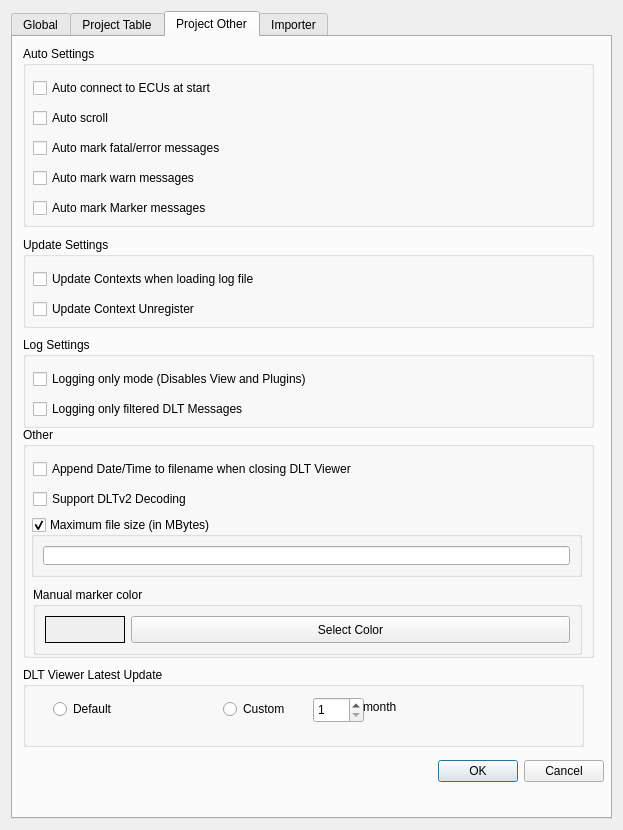
<?xml version="1.0" encoding="UTF-8"?>
<ui version="4.0">
 <class>SettingsDialog</class>
 <widget class="QDialog" name="SettingsDialog">
  <property name="geometry">
   <rect>
    <x>0</x>
    <y>0</y>
    <width>623</width>
    <height>830</height>
   </rect>
  </property>
  <property name="windowTitle">
   <string>Settings</string>
  </property>
  <property name="windowIcon">
   <iconset resource="resources/resource.qrc">
    <normaloff>:/toolbar/png/preferences-desktop.png</normaloff>:/toolbar/png/preferences-desktop.png</iconset>
  </property>
  <layout class="QGridLayout" name="gridLayout_2">
   <item row="2" column="0">
    <widget class="QTabWidget" name="tabWidget">
     <property name="currentIndex">
      <number>2</number>
     </property>
     <widget class="QWidget" name="tab_1">
      <attribute name="title">
       <string>Global</string>
      </attribute>
      <layout class="QGridLayout" name="gridLayout">
       <item row="5" column="0">
        <widget class="QCheckBox" name="checkBoxDefaultFilterPath">
         <property name="toolTip">
          <string>&lt;html&gt;&lt;head/&gt;&lt;body&gt;&lt;p&gt;Quick select you filters in filter tab ( &amp;lt;No filter selected &amp;gt;  ) when placed in the given directory.&lt;/p&gt;&lt;/body&gt;&lt;/html&gt;</string>
         </property>
         <property name="text">
          <string>Default Filter Path</string>
         </property>
        </widget>
       </item>
       <item row="3" column="0">
        <widget class="QCheckBox" name="checkBoxPluginsPath">
         <property name="toolTip">
          <string>&lt;html&gt;&lt;head/&gt;&lt;body&gt;&lt;p&gt;Use a custom path where the used plugins are placed.&lt;/p&gt;&lt;/body&gt;&lt;/html&gt;</string>
         </property>
         <property name="text">
          <string>Plugins Path</string>
         </property>
        </widget>
       </item>
       <item row="1" column="1" colspan="3">
        <widget class="QLineEdit" name="lineEditDefaultLogFile"/>
       </item>
       <item row="5" column="4">
        <widget class="QPushButton" name="toolButtonDefaultFilterPath">
         <property name="sizePolicy">
          <sizepolicy hsizetype="Fixed" vsizetype="Fixed">
           <horstretch>0</horstretch>
           <verstretch>0</verstretch>
          </sizepolicy>
         </property>
         <property name="maximumSize">
          <size>
           <width>24</width>
           <height>16777215</height>
          </size>
         </property>
         <property name="text">
          <string>...</string>
         </property>
        </widget>
       </item>
       <item row="1" column="0">
        <widget class="QCheckBox" name="checkBoxDefaultLogFile">
         <property name="text">
          <string>Default Log File</string>
         </property>
        </widget>
       </item>
       <item row="6" column="0">
        <widget class="QCheckBox" name="checkBoxFilterCache">
         <property name="text">
          <string>Index Cache</string>
         </property>
        </widget>
       </item>
       <item row="2" column="1" colspan="3">
        <widget class="QLineEdit" name="lineEditDefaultProjectFile"/>
       </item>
       <item row="3" column="4">
        <widget class="QPushButton" name="tooButtonPluginsPath">
         <property name="sizePolicy">
          <sizepolicy hsizetype="Fixed" vsizetype="Fixed">
           <horstretch>0</horstretch>
           <verstretch>0</verstretch>
          </sizepolicy>
         </property>
         <property name="minimumSize">
          <size>
           <width>0</width>
           <height>0</height>
          </size>
         </property>
         <property name="maximumSize">
          <size>
           <width>24</width>
           <height>16777215</height>
          </size>
         </property>
         <property name="focusPolicy">
          <enum>Qt::FocusPolicy::TabFocus</enum>
         </property>
         <property name="text">
          <string>...</string>
         </property>
        </widget>
       </item>
       <item row="3" column="1" colspan="3">
        <widget class="QLineEdit" name="lineEditPluginsPath"/>
       </item>
       <item row="4" column="4">
        <widget class="QPushButton" name="toolButtonPluginsAutoload">
         <property name="sizePolicy">
          <sizepolicy hsizetype="Fixed" vsizetype="Fixed">
           <horstretch>0</horstretch>
           <verstretch>0</verstretch>
          </sizepolicy>
         </property>
         <property name="maximumSize">
          <size>
           <width>24</width>
           <height>16777215</height>
          </size>
         </property>
         <property name="text">
          <string>...</string>
         </property>
        </widget>
       </item>
       <item row="10" column="0">
        <spacer name="verticalSpacer">
         <property name="orientation">
          <enum>Qt::Orientation::Vertical</enum>
         </property>
         <property name="sizeHint" stdset="0">
          <size>
           <width>20</width>
           <height>40</height>
          </size>
         </property>
        </spacer>
       </item>
       <item row="8" column="0" colspan="4">
        <widget class="QGroupBox" name="groupBox_ThemeSettings">
         <property name="title">
          <string>Theme Settings</string>
         </property>
         <layout class="QGridLayout" name="gridLayout_81" columnminimumwidth="0,0,0,0,0">
          <property name="sizeConstraint">
           <enum>QLayout::SizeConstraint::SetDefaultConstraint</enum>
          </property>
          <item row="0" column="0">
           <widget class="QLabel" name="label">
            <property name="text">
             <string>Choose your colour</string>
            </property>
           </widget>
          </item>
          <item row="0" column="3">
           <spacer name="horizontalSpacer_3">
            <property name="orientation">
             <enum>Qt::Orientation::Horizontal</enum>
            </property>
            <property name="sizeHint" stdset="0">
             <size>
              <width>40</width>
              <height>20</height>
             </size>
            </property>
           </spacer>
          </item>
          <item row="0" column="4">
           <widget class="QComboBox" name="comboBoxTheme">
            <property name="sizeAdjustPolicy">
             <enum>QComboBox::SizeAdjustPolicy::AdjustToMinimumContentsLengthWithIcon</enum>
            </property>
            <property name="minimumContentsLength">
             <number>10</number>
            </property>
            <item>
             <property name="text">
              <string>System Default</string>
             </property>
            </item>
            <item>
             <property name="text">
              <string>Light</string>
             </property>
            </item>
            <item>
             <property name="text">
              <string>Dark</string>
             </property>
            </item>
           </widget>
          </item>
         </layout>
        </widget>
       </item>
       <item row="1" column="4">
        <widget class="QToolButton" name="toolButtonDefaultLogFile">
         <property name="maximumSize">
          <size>
           <width>24</width>
           <height>16777215</height>
          </size>
         </property>
         <property name="text">
          <string>...</string>
         </property>
        </widget>
       </item>
       <item row="7" column="0" colspan="4">
        <widget class="QGroupBox" name="groupBox_3">
         <property name="title">
          <string>Performance Settings</string>
         </property>
         <layout class="QGridLayout" name="gridLayout_8">
          <item row="0" column="0">
           <widget class="QCheckBox" name="checkBoxStartUpMinimized">
            <property name="text">
             <string>Start Up Minimized</string>
            </property>
           </widget>
          </item>
          <item row="1" column="2">
           <widget class="QSpinBox" name="spinBoxFrequency"/>
          </item>
          <item row="1" column="0">
           <widget class="QLabel" name="labelRefreshFrequency">
            <property name="frameShape">
             <enum>QFrame::Shape::NoFrame</enum>
            </property>
            <property name="text">
             <string>Refresh Frequency</string>
            </property>
           </widget>
          </item>
          <item row="1" column="1">
           <spacer name="horizontalSpacer">
            <property name="orientation">
             <enum>Qt::Orientation::Horizontal</enum>
            </property>
            <property name="sizeHint" stdset="0">
             <size>
              <width>40</width>
              <height>20</height>
             </size>
            </property>
           </spacer>
          </item>
         </layout>
        </widget>
       </item>
       <item row="4" column="1" colspan="3">
        <widget class="QLineEdit" name="lineEditPluginsAutoload"/>
       </item>
       <item row="4" column="0">
        <widget class="QCheckBox" name="checkBoxPluginsAutoload">
         <property name="toolTip">
          <string>&lt;html&gt;&lt;head/&gt;&lt;body&gt;&lt;p&gt;Enable plugins autoload mechanism:  every activated plugin tries to load its optional config file from the path containing &amp;lt;plugin name&amp;gt;&amp;lt;SW version&amp;gt;&lt;/p&gt;&lt;/body&gt;&lt;/html&gt;</string>
         </property>
         <property name="text">
          <string>Plugins Autoload</string>
         </property>
        </widget>
       </item>
       <item row="0" column="0" colspan="5">
        <widget class="QGroupBox" name="gbTempDir">
         <property name="title">
          <string>Temporary File Behaviour</string>
         </property>
         <layout class="QGridLayout" name="gridLayout_5">
          <item row="3" column="0" colspan="2">
           <widget class="QCheckBox" name="checkBoxSaveOnClear">
            <property name="text">
             <string>Keep temporary file on clear</string>
            </property>
            <property name="checked">
             <bool>true</bool>
            </property>
           </widget>
          </item>
          <item row="1" column="0">
           <widget class="QRadioButton" name="radioButtonSelectTemp">
            <property name="text">
             <string>Select:</string>
            </property>
           </widget>
          </item>
          <item row="1" column="3">
           <widget class="QToolButton" name="toolButtonTempPath">
            <property name="text">
             <string>...</string>
            </property>
           </widget>
          </item>
          <item row="0" column="1">
           <widget class="QLineEdit" name="lineEditSystemTemp">
            <property name="readOnly">
             <bool>true</bool>
            </property>
           </widget>
          </item>
          <item row="2" column="0" colspan="2">
           <widget class="QCheckBox" name="checkBoxCloseWithoutAsking">
            <property name="sizePolicy">
             <sizepolicy hsizetype="Minimum" vsizetype="Fixed">
              <horstretch>0</horstretch>
              <verstretch>0</verstretch>
             </sizepolicy>
            </property>
            <property name="text">
             <string>Do not ask to save temporary file on exit</string>
            </property>
           </widget>
          </item>
          <item row="1" column="1">
           <widget class="QLineEdit" name="lineEditOwnTemp"/>
          </item>
          <item row="0" column="0">
           <widget class="QRadioButton" name="radioButtonUseTemp">
            <property name="text">
             <string>Use %TEMP%</string>
            </property>
            <property name="checked">
             <bool>true</bool>
            </property>
           </widget>
          </item>
          <item row="4" column="0">
           <widget class="QCheckBox" name="checkBoxSaveOnExit">
            <property name="text">
             <string>Keep temporary file on exit</string>
            </property>
            <property name="checked">
             <bool>true</bool>
            </property>
           </widget>
          </item>
         </layout>
        </widget>
       </item>
       <item row="5" column="1" colspan="3">
        <widget class="QLineEdit" name="lineEditDefaultFilterPath"/>
       </item>
       <item row="2" column="0">
        <widget class="QCheckBox" name="checkBoxDefaultProjectFile">
         <property name="toolTip">
          <string>&lt;html&gt;&lt;head/&gt;&lt;body&gt;&lt;p&gt;Use the given project at start up&lt;/p&gt;&lt;/body&gt;&lt;/html&gt;</string>
         </property>
         <property name="text">
          <string>Default Project</string>
         </property>
        </widget>
       </item>
       <item row="2" column="4">
        <widget class="QToolButton" name="toolButtonDefaultProjectFile">
         <property name="enabled">
          <bool>true</bool>
         </property>
         <property name="maximumSize">
          <size>
           <width>24</width>
           <height>16777215</height>
          </size>
         </property>
         <property name="text">
          <string>...</string>
         </property>
        </widget>
       </item>
       <item row="9" column="0">
        <widget class="QLabel" name="label_2">
         <property name="text">
          <string>DLT Msg Cache size:</string>
         </property>
        </widget>
       </item>
       <item row="9" column="1">
        <widget class="QLineEdit" name="lineEditMsgCacheSize"/>
       </item>
      </layout>
     </widget>
     <widget class="QWidget" name="tab_3">
      <attribute name="title">
       <string>Project Table</string>
      </attribute>
      <layout class="QGridLayout" name="gridLayout_6">
       <item row="0" column="0">
        <widget class="QGroupBox" name="groupBox">
         <property name="title">
          <string>Table</string>
         </property>
         <layout class="QGridLayout" name="gridLayout_7">
          <item row="7" column="0">
           <widget class="QGroupBox" name="groupBoxAutomaticTimeSettings">
            <property name="title">
             <string>Set time column automatic to local recording time</string>
            </property>
            <property name="checkable">
             <bool>true</bool>
            </property>
            <layout class="QGridLayout" name="gridLayout_9">
             <item row="1" column="0">
              <widget class="QLabel" name="labelTimezone">
               <property name="text">
                <string>Time zone</string>
               </property>
              </widget>
             </item>
             <item row="0" column="0" colspan="3">
              <widget class="QCheckBox" name="checkBoxAutomaticTimezone">
               <property name="text">
                <string>Automatically update timezone  from DLT</string>
               </property>
              </widget>
             </item>
             <item row="1" column="1">
              <widget class="QComboBox" name="comboBoxUTCOffset"/>
             </item>
             <item row="1" column="2">
              <widget class="QCheckBox" name="checkBoxDST">
               <property name="text">
                <string>Daylight Saving Time</string>
               </property>
              </widget>
             </item>
            </layout>
           </widget>
          </item>
          <item row="5" column="0">
           <widget class="QGroupBox" name="groupBoxSessionId">
            <property name="title">
             <string>Show Session/Process Id</string>
            </property>
            <property name="checkable">
             <bool>true</bool>
            </property>
            <layout class="QHBoxLayout" name="horizontalLayout_2">
             <item>
              <widget class="QRadioButton" name="radioButtonSessionId">
               <property name="text">
                <string>Session Id</string>
               </property>
               <property name="checked">
                <bool>true</bool>
               </property>
              </widget>
             </item>
             <item>
              <widget class="QRadioButton" name="radioButtonSessionName">
               <property name="text">
                <string>Session Name</string>
               </property>
              </widget>
             </item>
            </layout>
           </widget>
          </item>
          <item row="4" column="0">
           <widget class="QGroupBox" name="groupBoxConId">
            <property name="title">
             <string>Show Context</string>
            </property>
            <property name="checkable">
             <bool>true</bool>
            </property>
            <layout class="QHBoxLayout" name="horizontalLayout_3">
             <item>
              <widget class="QRadioButton" name="radioButtonConId">
               <property name="text">
                <string>Con Id</string>
               </property>
               <property name="checked">
                <bool>true</bool>
               </property>
              </widget>
             </item>
             <item>
              <widget class="QRadioButton" name="radioButtonConIdDesc">
               <property name="text">
                <string>Con Id Description</string>
               </property>
               <property name="checked">
                <bool>false</bool>
               </property>
              </widget>
             </item>
            </layout>
           </widget>
          </item>
          <item row="3" column="0">
           <widget class="QGroupBox" name="groupBoxAppId">
            <property name="autoFillBackground">
             <bool>false</bool>
            </property>
            <property name="styleSheet">
             <string notr="true"/>
            </property>
            <property name="title">
             <string>Show Application</string>
            </property>
            <property name="flat">
             <bool>false</bool>
            </property>
            <property name="checkable">
             <bool>true</bool>
            </property>
            <layout class="QHBoxLayout" name="horizontalLayout">
             <item>
              <widget class="QRadioButton" name="radioButtonAppId">
               <property name="text">
                <string>App Id</string>
               </property>
               <property name="checked">
                <bool>true</bool>
               </property>
              </widget>
             </item>
             <item>
              <widget class="QRadioButton" name="radioButtonAppIdDesc">
               <property name="text">
                <string>App Id Description</string>
               </property>
               <property name="checked">
                <bool>false</bool>
               </property>
              </widget>
             </item>
            </layout>
           </widget>
          </item>
          <item row="2" column="0">
           <widget class="QGroupBox" name="groupBoxArguments">
            <property name="minimumSize">
             <size>
              <width>0</width>
              <height>53</height>
             </size>
            </property>
            <property name="title">
             <string>Show Argument Columns</string>
            </property>
            <property name="checkable">
             <bool>true</bool>
            </property>
            <layout class="QGridLayout" name="gridLayout_11">
             <property name="topMargin">
              <number>4</number>
             </property>
             <property name="bottomMargin">
              <number>4</number>
             </property>
             <item row="0" column="0">
              <widget class="QLabel" name="label_Columns">
               <property name="text">
                <string>Columns</string>
               </property>
              </widget>
             </item>
             <item row="0" column="1">
              <widget class="QSpinBox" name="spinBox_showArguments">
               <property name="maximum">
                <number>15</number>
               </property>
               <property name="value">
                <number>5</number>
               </property>
              </widget>
             </item>
             <item row="0" column="2">
              <spacer name="horizontalSpacer_2">
               <property name="orientation">
                <enum>Qt::Orientation::Horizontal</enum>
               </property>
               <property name="sizeHint" stdset="0">
                <size>
                 <width>40</width>
                 <height>20</height>
                </size>
               </property>
              </spacer>
             </item>
            </layout>
           </widget>
          </item>
          <item row="1" column="0">
           <layout class="QGridLayout" name="gridLayout_3">
            <item row="6" column="2">
             <widget class="QCheckBox" name="checkBoxMode">
              <property name="text">
               <string>Show Mode</string>
              </property>
              <property name="checked">
               <bool>true</bool>
              </property>
             </widget>
            </item>
            <item row="5" column="0">
             <widget class="QCheckBox" name="checkBoxIndex">
              <property name="text">
               <string>Show Index</string>
              </property>
              <property name="checked">
               <bool>true</bool>
              </property>
             </widget>
            </item>
            <item row="3" column="2">
             <widget class="QLabel" name="labelFont">
              <property name="text">
               <string>Font</string>
              </property>
             </widget>
            </item>
            <item row="5" column="1">
             <widget class="QCheckBox" name="checkBoxEcuid">
              <property name="text">
               <string>Show Ecu Id</string>
              </property>
              <property name="checked">
               <bool>true</bool>
              </property>
             </widget>
            </item>
            <item row="6" column="1">
             <widget class="QCheckBox" name="checkBoxTimestamp">
              <property name="text">
               <string>Show Timestamp</string>
              </property>
              <property name="checked">
               <bool>true</bool>
              </property>
             </widget>
            </item>
            <item row="4" column="0">
             <widget class="QLabel" name="labelShowColumn">
              <property name="text">
               <string>Select the columns to show in the viewer:</string>
              </property>
             </widget>
            </item>
            <item row="3" column="0">
             <widget class="QLabel" name="label_3">
              <property name="text">
               <string>Table font (default Segoe UI,8):</string>
              </property>
             </widget>
            </item>
            <item row="6" column="0">
             <widget class="QCheckBox" name="checkBoxTime">
              <property name="text">
               <string>Show Time</string>
              </property>
              <property name="checked">
               <bool>true</bool>
              </property>
             </widget>
            </item>
            <item row="2" column="2">
             <widget class="QSpinBox" name="spinBoxSectionSize">
              <property name="toolTip">
               <string>Range between 1 and 40</string>
              </property>
              <property name="minimum">
               <number>1</number>
              </property>
              <property name="maximum">
               <number>40</number>
              </property>
              <property name="singleStep">
               <number>1</number>
              </property>
              <property name="value">
               <number>16</number>
              </property>
             </widget>
            </item>
            <item row="7" column="1">
             <widget class="QCheckBox" name="checkBoxType">
              <property name="text">
               <string>Show Type</string>
              </property>
              <property name="checked">
               <bool>true</bool>
              </property>
             </widget>
            </item>
            <item row="8" column="0">
             <widget class="QCheckBox" name="checkBoxNoar">
              <property name="text">
               <string>Show #Arguments</string>
              </property>
              <property name="checked">
               <bool>true</bool>
              </property>
             </widget>
            </item>
            <item row="3" column="1">
             <widget class="QPushButton" name="pushButtonSelectFont">
              <property name="text">
               <string>Select</string>
              </property>
             </widget>
            </item>
            <item row="2" column="0">
             <widget class="QLabel" name="labelSpacer">
              <property name="text">
               <string>Table section height (default 16):</string>
              </property>
             </widget>
            </item>
            <item row="5" column="2">
             <widget class="QCheckBox" name="checkBoxSubtype">
              <property name="text">
               <string>Show Subtype</string>
              </property>
              <property name="checked">
               <bool>true</bool>
              </property>
             </widget>
            </item>
            <item row="7" column="0">
             <widget class="QCheckBox" name="checkBoxCount">
              <property name="text">
               <string>Show Count</string>
              </property>
              <property name="checked">
               <bool>true</bool>
              </property>
             </widget>
            </item>
            <item row="7" column="2">
             <widget class="QCheckBox" name="checkBoxPayload">
              <property name="text">
               <string>Show Payload</string>
              </property>
              <property name="checked">
               <bool>true</bool>
              </property>
             </widget>
            </item>
           </layout>
          </item>
          <item row="6" column="0">
           <widget class="QGroupBox" name="groupBoxMessageId">
            <property name="sizePolicy">
             <sizepolicy hsizetype="Preferred" vsizetype="Minimum">
              <horstretch>0</horstretch>
              <verstretch>0</verstretch>
             </sizepolicy>
            </property>
            <property name="minimumSize">
             <size>
              <width>0</width>
              <height>50</height>
             </size>
            </property>
            <property name="title">
             <string>Show Message Id (Non-Verbose)</string>
            </property>
            <property name="checkable">
             <bool>true</bool>
            </property>
            <widget class="QComboBox" name="comboBox_MessageIdFormat">
             <property name="geometry">
              <rect>
               <x>220</x>
               <y>20</y>
               <width>261</width>
               <height>21</height>
              </rect>
             </property>
             <property name="editable">
              <bool>true</bool>
             </property>
             <property name="currentText">
              <string>%08u</string>
             </property>
             <property name="maxCount">
              <number>30</number>
             </property>
            </widget>
            <widget class="QLabel" name="label_MessageIdFormat">
             <property name="geometry">
              <rect>
               <x>10</x>
               <y>20</y>
               <width>91</width>
               <height>16</height>
              </rect>
             </property>
             <property name="text">
              <string>Message Id Format</string>
             </property>
            </widget>
           </widget>
          </item>
         </layout>
        </widget>
       </item>
       <item row="1" column="0">
        <spacer name="verticalSpacer_2">
         <property name="orientation">
          <enum>Qt::Orientation::Vertical</enum>
         </property>
         <property name="sizeHint" stdset="0">
          <size>
           <width>20</width>
           <height>40</height>
          </size>
         </property>
        </spacer>
       </item>
      </layout>
     </widget>
     <widget class="QWidget" name="tab">
      <attribute name="title">
       <string>Project Other</string>
      </attribute>
      <widget class="QGroupBox" name="groupBox_autoSettings">
       <property name="geometry">
        <rect>
         <x>10</x>
         <y>9</y>
         <width>571</width>
         <height>181</height>
        </rect>
       </property>
       <property name="title">
        <string>Auto Settings</string>
       </property>
       <widget class="QCheckBox" name="checkBoxAutoConnect">
        <property name="geometry">
         <rect>
          <x>10</x>
          <y>30</y>
          <width>549</width>
          <height>24</height>
         </rect>
        </property>
        <property name="toolTip">
         <string>&lt;html&gt;&lt;head/&gt;&lt;body&gt;&lt;p&gt;If this chechbox is enabled the last ECU connected is tried to be connected automatically.&lt;/p&gt;&lt;/body&gt;&lt;/html&gt;</string>
        </property>
        <property name="text">
         <string>Auto connect to ECUs at start</string>
        </property>
       </widget>
       <widget class="QCheckBox" name="checkBoxAutoScroll">
        <property name="geometry">
         <rect>
          <x>10</x>
          <y>60</y>
          <width>549</width>
          <height>24</height>
         </rect>
        </property>
        <property name="text">
         <string>Auto scroll</string>
        </property>
       </widget>
       <widget class="QCheckBox" name="checkBoxAutoMarkFatalError">
        <property name="geometry">
         <rect>
          <x>10</x>
          <y>90</y>
          <width>549</width>
          <height>24</height>
         </rect>
        </property>
        <property name="toolTip">
         <string>&lt;html&gt;&lt;head/&gt;&lt;body&gt;&lt;p&gt;Automatically mark all messages of subtype ( loglevel ) &amp;quot;fatal&amp;quot; and &amp;quot;error&amp;quot; with red color&lt;/p&gt;&lt;/body&gt;&lt;/html&gt;</string>
        </property>
        <property name="text">
         <string>Auto mark fatal/error messages</string>
        </property>
       </widget>
       <widget class="QCheckBox" name="checkBoxAutoMarkWarn">
        <property name="geometry">
         <rect>
          <x>10</x>
          <y>120</y>
          <width>549</width>
          <height>24</height>
         </rect>
        </property>
        <property name="text">
         <string>Auto mark warn messages</string>
        </property>
       </widget>
       <widget class="QCheckBox" name="checkBoxAutoMarkMarker">
        <property name="geometry">
         <rect>
          <x>10</x>
          <y>150</y>
          <width>549</width>
          <height>24</height>
         </rect>
        </property>
        <property name="text">
         <string>Auto mark Marker messages</string>
        </property>
       </widget>
      </widget>
      <widget class="QGroupBox" name="groupBox_updateSettings">
       <property name="geometry">
        <rect>
         <x>10</x>
         <y>200</y>
         <width>571</width>
         <height>91</height>
        </rect>
       </property>
       <property name="title">
        <string>Update Settings</string>
       </property>
       <widget class="QCheckBox" name="checkBoxUpdateContextLoadingFile">
        <property name="geometry">
         <rect>
          <x>10</x>
          <y>30</y>
          <width>549</width>
          <height>24</height>
         </rect>
        </property>
        <property name="text">
         <string>Update Contexts when loading log file</string>
        </property>
       </widget>
       <widget class="QCheckBox" name="checkBoxUpdateContextUnregister">
        <property name="geometry">
         <rect>
          <x>10</x>
          <y>60</y>
          <width>549</width>
          <height>24</height>
         </rect>
        </property>
        <property name="text">
         <string>Update Context Unregister</string>
        </property>
       </widget>
      </widget>
      <widget class="QGroupBox" name="groupBox_logSettings">
       <property name="geometry">
        <rect>
         <x>10</x>
         <y>300</y>
         <width>571</width>
         <height>91</height>
        </rect>
       </property>
       <property name="title">
        <string>Log Settings</string>
       </property>
       <widget class="QCheckBox" name="checkBoxLoggingOnlyMode">
        <property name="geometry">
         <rect>
          <x>10</x>
          <y>30</y>
          <width>549</width>
          <height>24</height>
         </rect>
        </property>
        <property name="text">
         <string>Logging only mode (Disables View and Plugins)</string>
        </property>
       </widget>
       <widget class="QCheckBox" name="checkBoxLoggingOnlyFilteredMessages">
        <property name="geometry">
         <rect>
          <x>10</x>
          <y>60</y>
          <width>549</width>
          <height>24</height>
         </rect>
        </property>
        <property name="text">
         <string>Logging only filtered DLT Messages</string>
        </property>
       </widget>
      </widget>
      <widget class="QGroupBox" name="groupBox_other">
       <property name="geometry">
        <rect>
         <x>10</x>
         <y>390</y>
         <width>571</width>
         <height>231</height>
        </rect>
       </property>
       <property name="title">
        <string>Other</string>
       </property>
       <widget class="QCheckBox" name="checkBoxAppendDateTime">
        <property name="geometry">
         <rect>
          <x>10</x>
          <y>30</y>
          <width>549</width>
          <height>24</height>
         </rect>
        </property>
        <property name="text">
         <string>Append Date/Time to filename when closing DLT Viewer</string>
        </property>
       </widget>
       <widget class="QCheckBox" name="checkBoxSupportDLTV2Decoding">
        <property name="geometry">
         <rect>
          <x>10</x>
          <y>60</y>
          <width>549</width>
          <height>24</height>
         </rect>
        </property>
        <property name="text">
         <string>Support DLTv2 Decoding</string>
        </property>
       </widget>
       <widget class="QGroupBox" name="groupBoxMaxFileSizeMB">
        <property name="geometry">
         <rect>
          <x>8</x>
          <y>90</y>
          <width>551</width>
          <height>60</height>
         </rect>
        </property>
        <property name="sizePolicy">
         <sizepolicy hsizetype="Minimum" vsizetype="Expanding">
          <horstretch>0</horstretch>
          <verstretch>0</verstretch>
         </sizepolicy>
        </property>
        <property name="maximumSize">
         <size>
          <width>16777215</width>
          <height>60</height>
         </size>
        </property>
        <property name="cursor">
         <cursorShape>ArrowCursor</cursorShape>
        </property>
        <property name="focusPolicy">
         <enum>Qt::FocusPolicy::StrongFocus</enum>
        </property>
        <property name="contextMenuPolicy">
         <enum>Qt::ContextMenuPolicy::NoContextMenu</enum>
        </property>
        <property name="toolTip">
         <string>&lt;html&gt;&lt;head/&gt;&lt;body&gt;&lt;p&gt;If enabled the logfile is split to files of selected size ( limit &amp;lt; 0.01 Mb )&lt;/p&gt;&lt;/body&gt;&lt;/html&gt;</string>
        </property>
        <property name="title">
         <string>Maximum file size (in MBytes)</string>
        </property>
        <property name="checkable">
         <bool>true</bool>
        </property>
        <property name="checked">
         <bool>true</bool>
        </property>
        <layout class="QVBoxLayout" name="verticalLayout_4">
         <item>
          <widget class="QLineEdit" name="lineEditMaxFileSizeMB">
           <property name="enabled">
            <bool>true</bool>
           </property>
           <property name="sizePolicy">
            <sizepolicy hsizetype="Preferred" vsizetype="Preferred">
             <horstretch>0</horstretch>
             <verstretch>0</verstretch>
            </sizepolicy>
           </property>
           <property name="cursor">
            <cursorShape>ArrowCursor</cursorShape>
           </property>
           <property name="toolTip">
            <string>&lt;html&gt;&lt;head/&gt;&lt;body&gt;&lt;p&gt;&lt;br/&gt;&lt;/p&gt;&lt;/body&gt;&lt;/html&gt;</string>
           </property>
          </widget>
         </item>
        </layout>
       </widget>
       <widget class="QGroupBox" name="groupBox_MarkerColor">
        <property name="geometry">
         <rect>
          <x>10</x>
          <y>160</y>
          <width>549</width>
          <height>68</height>
         </rect>
        </property>
        <property name="title">
         <string>Manual marker color</string>
        </property>
        <layout class="QHBoxLayout" name="horizontalLayout_7">
         <item>
          <widget class="QLabel" name="labelSelectedMarkerColor">
           <property name="sizePolicy">
            <sizepolicy hsizetype="Expanding" vsizetype="Expanding">
             <horstretch>0</horstretch>
             <verstretch>0</verstretch>
            </sizepolicy>
           </property>
           <property name="maximumSize">
            <size>
             <width>80</width>
             <height>16777215</height>
            </size>
           </property>
           <property name="palette">
            <palette>
             <active/>
             <inactive/>
             <disabled/>
            </palette>
           </property>
           <property name="autoFillBackground">
            <bool>true</bool>
           </property>
           <property name="frameShape">
            <enum>QFrame::Shape::Box</enum>
           </property>
           <property name="text">
            <string/>
           </property>
           <property name="alignment">
            <set>Qt::AlignmentFlag::AlignCenter</set>
           </property>
          </widget>
         </item>
         <item>
          <widget class="QPushButton" name="pushButtonMarkerColor">
           <property name="sizePolicy">
            <sizepolicy hsizetype="Expanding" vsizetype="Expanding">
             <horstretch>0</horstretch>
             <verstretch>0</verstretch>
            </sizepolicy>
           </property>
           <property name="maximumSize">
            <size>
             <width>16777215</width>
             <height>16777214</height>
            </size>
           </property>
           <property name="cursor">
            <cursorShape>UpArrowCursor</cursorShape>
           </property>
           <property name="toolTipDuration">
            <number>-1</number>
           </property>
           <property name="layoutDirection">
            <enum>Qt::LayoutDirection::LeftToRight</enum>
           </property>
           <property name="text">
            <string>Select Color</string>
           </property>
           <property name="autoRepeatDelay">
            <number>302</number>
           </property>
          </widget>
         </item>
        </layout>
       </widget>
      </widget>
      <widget class="QGroupBox" name="groupBox_4">
       <property name="geometry">
        <rect>
         <x>10</x>
         <y>630</y>
         <width>561</width>
         <height>80</height>
        </rect>
       </property>
       <property name="title">
        <string>DLT Viewer Latest Update</string>
       </property>
       <widget class="QRadioButton" name="defaultRadioButton">
        <property name="geometry">
         <rect>
          <x>30</x>
          <y>30</y>
          <width>121</width>
          <height>24</height>
         </rect>
        </property>
        <property name="text">
         <string>Default</string>
        </property>
       </widget>
       <widget class="QRadioButton" name="customRadioButton">
        <property name="geometry">
         <rect>
          <x>200</x>
          <y>30</y>
          <width>121</width>
          <height>24</height>
         </rect>
        </property>
        <property name="text">
         <string>Custom</string>
        </property>
       </widget>
       <widget class="QSpinBox" name="intervalspinBox">
        <property name="geometry">
         <rect>
          <x>290</x>
          <y>30</y>
          <width>51</width>
          <height>26</height>
         </rect>
        </property>
        <property name="minimum">
         <number>1</number>
        </property>
       </widget>
       <widget class="QLabel" name="intervalUnit">
        <property name="geometry">
         <rect>
          <x>340</x>
          <y>30</y>
          <width>63</width>
          <height>20</height>
         </rect>
        </property>
        <property name="text">
         <string>month</string>
        </property>
       </widget>
      </widget>
      <widget class="QDialogButtonBox" name="buttonBox">
       <property name="geometry">
        <rect>
         <x>0</x>
         <y>720</y>
         <width>591</width>
         <height>29</height>
        </rect>
       </property>
       <property name="orientation">
        <enum>Qt::Orientation::Horizontal</enum>
       </property>
       <property name="standardButtons">
        <set>QDialogButtonBox::StandardButton::Cancel|QDialogButtonBox::StandardButton::Ok</set>
       </property>
      </widget>
     </widget>
     <widget class="QWidget" name="tab_2">
      <attribute name="title">
       <string>Importer</string>
      </attribute>
      <layout class="QVBoxLayout" name="verticalLayout">
       <item>
        <widget class="QGroupBox" name="groupBox_2">
         <property name="title">
          <string>Settings</string>
         </property>
         <layout class="QVBoxLayout" name="verticalLayout_2">
          <item>
           <widget class="QLabel" name="label_4">
            <property name="text">
             <string>PCAP UDP Ports</string>
            </property>
           </widget>
          </item>
          <item>
           <widget class="QLineEdit" name="lineEditImporterPcapPorts">
            <property name="text">
             <string>3490 3489</string>
            </property>
           </widget>
          </item>
         </layout>
        </widget>
       </item>
       <item>
        <spacer name="verticalSpacer_3">
         <property name="orientation">
          <enum>Qt::Orientation::Vertical</enum>
         </property>
         <property name="sizeHint" stdset="0">
          <size>
           <width>20</width>
           <height>40</height>
          </size>
         </property>
        </spacer>
       </item>
      </layout>
     </widget>
    </widget>
   </item>
  </layout>
 </widget>
 <tabstops>
  <tabstop>radioButtonUseTemp</tabstop>
  <tabstop>lineEditSystemTemp</tabstop>
  <tabstop>radioButtonSelectTemp</tabstop>
  <tabstop>lineEditOwnTemp</tabstop>
  <tabstop>toolButtonTempPath</tabstop>
  <tabstop>checkBoxCloseWithoutAsking</tabstop>
  <tabstop>checkBoxSaveOnClear</tabstop>
  <tabstop>checkBoxDefaultLogFile</tabstop>
  <tabstop>lineEditDefaultLogFile</tabstop>
  <tabstop>toolButtonDefaultLogFile</tabstop>
  <tabstop>checkBoxDefaultProjectFile</tabstop>
  <tabstop>lineEditDefaultProjectFile</tabstop>
  <tabstop>toolButtonDefaultProjectFile</tabstop>
  <tabstop>checkBoxPluginsPath</tabstop>
  <tabstop>lineEditPluginsPath</tabstop>
  <tabstop>tooButtonPluginsPath</tabstop>
  <tabstop>checkBoxPluginsAutoload</tabstop>
  <tabstop>lineEditPluginsAutoload</tabstop>
  <tabstop>toolButtonPluginsAutoload</tabstop>
  <tabstop>checkBoxDefaultFilterPath</tabstop>
  <tabstop>lineEditDefaultFilterPath</tabstop>
  <tabstop>toolButtonDefaultFilterPath</tabstop>
  <tabstop>checkBoxFilterCache</tabstop>
  <tabstop>checkBoxStartUpMinimized</tabstop>
  <tabstop>spinBoxFrequency</tabstop>
  <tabstop>checkBoxIndex</tabstop>
  <tabstop>checkBoxEcuid</tabstop>
  <tabstop>checkBoxSubtype</tabstop>
  <tabstop>checkBoxTime</tabstop>
  <tabstop>checkBoxTimestamp</tabstop>
  <tabstop>checkBoxMode</tabstop>
  <tabstop>checkBoxCount</tabstop>
  <tabstop>checkBoxType</tabstop>
  <tabstop>checkBoxPayload</tabstop>
  <tabstop>checkBoxNoar</tabstop>
  <tabstop>groupBoxAppId</tabstop>
  <tabstop>radioButtonAppId</tabstop>
  <tabstop>radioButtonAppIdDesc</tabstop>
  <tabstop>groupBoxConId</tabstop>
  <tabstop>radioButtonConId</tabstop>
  <tabstop>radioButtonConIdDesc</tabstop>
  <tabstop>groupBoxSessionId</tabstop>
  <tabstop>radioButtonSessionId</tabstop>
  <tabstop>radioButtonSessionName</tabstop>
  <tabstop>groupBoxAutomaticTimeSettings</tabstop>
  <tabstop>checkBoxAutomaticTimezone</tabstop>
  <tabstop>comboBoxUTCOffset</tabstop>
  <tabstop>checkBoxDST</tabstop>
 </tabstops>
 <resources>
  <include location="resources/resource.qrc"/>
 </resources>
 <connections>
  <connection>
   <sender>buttonBox</sender>
   <signal>accepted()</signal>
   <receiver>SettingsDialog</receiver>
   <slot>accept()</slot>
   <hints>
    <hint type="sourcelabel">
     <x>227</x>
     <y>192</y>
    </hint>
    <hint type="destinationlabel">
     <x>157</x>
     <y>213</y>
    </hint>
   </hints>
  </connection>
  <connection>
   <sender>buttonBox</sender>
   <signal>rejected()</signal>
   <receiver>SettingsDialog</receiver>
   <slot>reject()</slot>
   <hints>
    <hint type="sourcelabel">
     <x>295</x>
     <y>198</y>
    </hint>
    <hint type="destinationlabel">
     <x>286</x>
     <y>213</y>
    </hint>
   </hints>
  </connection>
 </connections>
</ui>
